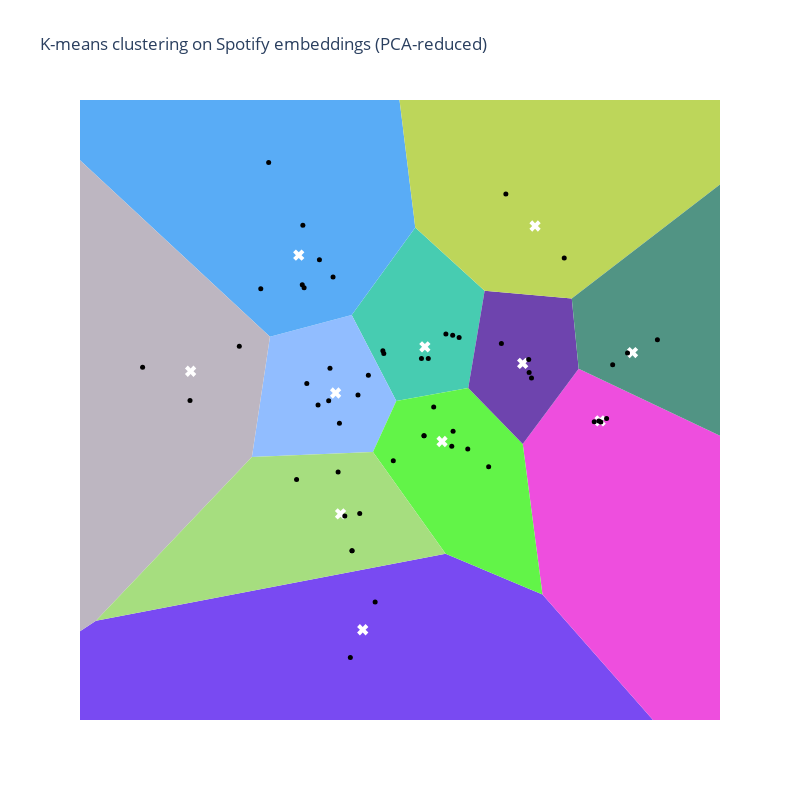

Here is the notebook cell this chart was saved with:
### Code cell
data = {
    'x': genre_reduced_embeddings[:, 0],
    'y': genre_reduced_embeddings[:, 1],
    'name': [m['name'] for m in genre_metadata],
    'cluster': genre_cluster_labels,
    'id': [m['id'] for m in genre_metadata]
}

# Create a DataFrame for easier manipulation
df = pd.DataFrame(data)

vor = Voronoi(kmeans.cluster_centers_)
regions, vertices = voronoi_finite_polygons_2d(vor)

# Generate a unique color for each region
def generate_color(name, factor=0.25):
    """Generate a pastel color for the given name."""
    # Generate a color based on the hash of the name
    hash_object = hashlib.md5(name.encode())
    hex_dig = hash_object.hexdigest()
    base_color = [int(hex_dig[i:i+2], 16) for i in (0, 2, 4)]

    # Mix the color with white
    pastel_color = [(1 - factor) * c + factor * 255 for c in base_color]
    pastel_color_hex = ''.join(f'{int(c):02x}' for c in pastel_color)

    return '#' + pastel_color_hex

# Create Plotly figure
fig = go.Figure()

# Add Voronoi regions, each with a different color
for region, center in zip(regions, kmeans.cluster_centers_):
    polygon = vertices[region]
    color = generate_color(str(center))
    fig.add_trace(go.Scatter(
        x=polygon[:, 0],
        y=polygon[:, 1],
        fill="toself",
        fillcolor=color,
        mode='lines',
        line=dict(color='rgba(0,0,0,0)')  # No border color
    ))

# Add centroids
fig.add_trace(go.Scatter(
    x=kmeans.cluster_centers_[:, 0],
    y=kmeans.cluster_centers_[:, 1],
    mode='markers',
    marker=dict(size=10, color='white', symbol='x'),
    name='Centroids'
))

# Add scatter plot of points
fig.add_trace(go.Scatter(
    x=df['x'],
    y=df['y'],
    mode='markers',
    marker=dict(color='black', size=5),
    text=df.apply(lambda row: f"{row['name']}", axis=1),
    hoverinfo='text'
))

# Update layout
fig.update_layout(
    title="K-means clustering on Spotify embeddings (PCA-reduced)",
    xaxis=dict(visible=False),
    yaxis=dict(visible=False),
    showlegend=False,
    width=800,
    height=800,
    plot_bgcolor='rgba(0,0,0,0)'
)

fig.update_xaxes(minallowed=df['x'].min()-1, maxallowed=df['x'].max()+1)
fig.update_yaxes(minallowed=df['y'].min()-1, maxallowed=df['y'].max()+1)


# Show the plot
fig.show()

### Figure 1 — Plotly figure (JSON) as saved in the notebook; plotly's stock layout.template omitted (floating-point values rounded to 4 significant figures)
{"data": [{"fill": "toself", "fillcolor": "#794af2", "line": {"color": "rgba(0,0,0,0)"}, "mode": "lines", "type": "scatter", "x": [-17.35, 11.9, 2.11, 0.5629, -5.023], "y": [-11.91, -14.4, -3.292, -2.64, -3.709]}, {"fill": "toself", "fillcolor": "#47ccb1", "line": {"color": "rgba(0,0,0,0)"}, "mode": "lines", "type": "scatter", "x": [1.186, 0.07822, -0.9374, -0.225, 0.9242], "y": [1.567, 2.576, 1.18, -0.1956, 0.01257]}, {"fill": "toself", "fillcolor": "#ee4ede", "line": {"color": "rgba(0,0,0,0)"}, "mode": "lines", "type": "scatter", "x": [11.9, 16.07, 2.688, 1.795, 2.11], "y": [-14.4, -6.024, 0.3168, -0.8845, -3.292]}, {"fill": "toself", "fillcolor": "#91bdff", "line": {"color": "rgba(0,0,0,0)"}, "mode": "lines", "type": "scatter", "x": [-0.5975, -2.532, -2.243, -0.9374, -0.225], "y": [-1.012, -1.091, 0.8309, 1.18, -0.1956]}, {"fill": "toself", "fillcolor": "#59acf6", "line": {"color": "rgba(0,0,0,0)"}, "mode": "lines", "type": "scatter", "x": [-2.243, -0.9374, 0.07822, -1.737, -13.08], "y": [0.8309, 1.18, 2.576, 17.27, 10.91]}, {"fill": "toself", "fillcolor": "#62f448", "line": {"color": "rgba(0,0,0,0)"}, "mode": "lines", "type": "scatter", "x": [2.11, 0.5629, -0.5975, -0.225, 0.9242, 1.795], "y": [-3.292, -2.64, -1.012, -0.1956, 0.01257, -0.8845]}, {"fill": "toself", "fillcolor": "#6e44ae", "line": {"color": "rgba(0,0,0,0)"}, "mode": "lines", "type": "scatter", "x": [1.795, 0.9242, 1.186, 2.578, 2.688], "y": [-0.8845, 0.01257, 1.567, 1.442, 0.3168]}, {"fill": "toself", "fillcolor": "#bdb6c1", "line": {"color": "rgba(0,0,0,0)"}, "mode": "lines", "type": "scatter", "x": [-17.35, -5.023, -2.532, -2.243, -13.08], "y": [-11.91, -3.709, -1.091, 0.8309, 10.91]}, {"fill": "toself", "fillcolor": "#bdd65a", "line": {"color": "rgba(0,0,0,0)"}, "mode": "lines", "type": "scatter", "x": [0.07822, 1.186, 2.578, 14.31, -1.737], "y": [2.576, 1.567, 1.442, 10.47, 17.27]}, {"fill": "toself", "fillcolor": "#a6de7f", "line": {"color": "rgba(0,0,0,0)"}, "mode": "lines", "type": "scatter", "x": [-0.5975, -2.532, -5.023, 0.5629], "y": [-1.012, -1.091, -3.709, -2.64]}, {"fill": "toself", "fillcolor": "#519484", "line": {"color": "rgba(0,0,0,0)"}, "mode": "lines", "type": "scatter", "x": [2.578, 2.688, 16.07, 14.31], "y": [1.442, 0.3168, -6.024, 10.47]}, {"marker": {"color": "white", "size": 10, "symbol": "x"}, "mode": "markers", "name": "Centroids", "type": "scatter", "x": [-0.7611, 0.2314, 3.031, -1.194, -1.783, 0.5056, 1.794, -3.51, 1.991, -1.116, 3.549], "y": [-3.854, 0.6687, -0.5143, -0.0696, 2.135, -0.8449, 0.4056, 0.2782, 2.601, -2.001, 0.5777]}, {"hoverinfo": "text", "marker": {"color": "black", "size": 5}, "mode": "markers", "text": ["indie-pop", "ambient", "garage", "funk", "pop", "sad", "sertanejo", "r-n-b", "swedish", "reggae", "electronic", "punk", "latin", "power-pop", "club", "grunge", "dance", "disco", "punk-rock", "jazz", "progressive-house", "house", "edm", "singer-songwriter", "blues", "latino", "rockabilly", "alt-rock", "piano", "reggaeton", "rock", "dancehall", "metal", "soul", "k-pop", "synth-pop", "forro", "country", "anime", "hip-hop", "songwriter", "french", "emo", "spanish", "british", "indie", "hard-rock", "folk", "techno", "electro", "chill", "rock-n-roll", "alternative"], "type": "scatter", "x": [-1.475, -3.52, -2.39, -1.655, 0.3726, 1.25, 0.9163, 0.6611, 1.897, 3.011, 1.934, -1.727, 2.937, -4.278, 3.231, -2.264, 0.177, -0.9592, -1.698, -0.5631, -0.4397, 0.5673, -0.4247, 0.2178, -0.8371, 3.134, -0.9324, -1.453, -0.6711, 3.042, -1.284, 3.946, -1.717, -0.8093, 1.89, -1.818, 0.682, -1.133, 3.469, 1.453, 0.2178, 2.458, 0.7785, 0.6755, -1.154, -1.305, -2.733, -1.047, 1.525, 0.2859, -0.273, -0.9324, -1.235], "y": [-0.2609, -0.1892, 1.597, 0.08104, -0.2925, -1.247, -0.9634, -0.9206, 0.2583, -0.5178, 0.1726, 1.661, -0.527, 0.3435, 0.3809, 3.615, 0.4841, -4.297, 1.613, -3.412, 0.6059, 0.8734, 0.5621, -0.7515, -0.1027, -0.4778, -2.593, 2.061, 0.214, -0.5345, 0.3267, 0.7829, 2.612, -1.995, 0.468, -1.452, -0.6811, -0.5525, 0.5694, 0.7236, -0.7515, 2.088, 0.8187, 0.8558, -1.334, -0.1929, 0.6802, -2.037, 3.114, 0.4812, -1.151, -2.593, 1.784]}], "layout": {"height": 800, "plot_bgcolor": "rgba(0,0,0,0)", "showlegend": false, "title": {"text": "K-means clustering on Spotify embeddings (PCA-reduced)"}, "width": 800, "xaxis": {"maxallowed": 4.946, "minallowed": -5.278, "visible": false}, "yaxis": {"maxallowed": 4.615, "minallowed": -5.297, "visible": false}}}
